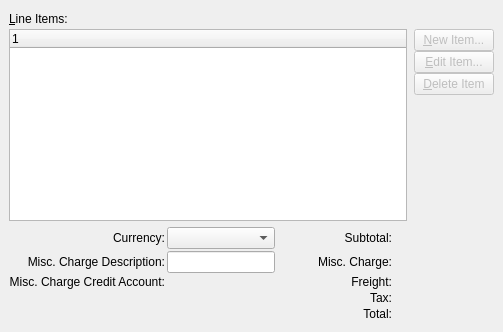
      <widget class="QWidget" name="_itemsTab" >
       <attribute name="title" >
        <string>Line Items</string>
       </attribute>
       <layout class="QVBoxLayout" >
        <property name="spacing" >
         <number>6</number>
        </property>
        <property name="leftMargin" >
         <number>9</number>
        </property>
        <property name="topMargin" >
         <number>9</number>
        </property>
        <property name="rightMargin" >
         <number>9</number>
        </property>
        <property name="bottomMargin" >
         <number>9</number>
        </property>
        <item>
         <layout class="QVBoxLayout" >
          <property name="spacing" >
           <number>0</number>
          </property>
          <property name="leftMargin" >
           <number>0</number>
          </property>
          <property name="topMargin" >
           <number>0</number>
          </property>
          <property name="rightMargin" >
           <number>0</number>
          </property>
          <property name="bottomMargin" >
           <number>0</number>
          </property>
          <item>
           <widget class="QLabel" name="_lineItemsLit" >
            <property name="sizePolicy" >
             <sizepolicy vsizetype="Fixed" hsizetype="Expanding" >
              <horstretch>0</horstretch>
              <verstretch>0</verstretch>
             </sizepolicy>
            </property>
            <property name="minimumSize" >
             <size>
              <width>0</width>
              <height>20</height>
             </size>
            </property>
            <property name="text" >
             <string>&amp;Line Items:</string>
            </property>
            <property name="buddy" >
             <cstring>_cmitem</cstring>
            </property>
           </widget>
          </item>
          <item>
           <layout class="QHBoxLayout" >
            <property name="spacing" >
             <number>7</number>
            </property>
            <property name="leftMargin" >
             <number>0</number>
            </property>
            <property name="topMargin" >
             <number>0</number>
            </property>
            <property name="rightMargin" >
             <number>0</number>
            </property>
            <property name="bottomMargin" >
             <number>0</number>
            </property>
            <item>
             <widget class="XTreeWidget" name="_cmitem" >
              <property name="sizePolicy" >
               <sizepolicy vsizetype="Expanding" hsizetype="Expanding" >
                <horstretch>0</horstretch>
                <verstretch>0</verstretch>
               </sizepolicy>
              </property>
             </widget>
            </item>
            <item>
             <layout class="QVBoxLayout" >
              <property name="spacing" >
               <number>0</number>
              </property>
              <property name="leftMargin" >
               <number>0</number>
              </property>
              <property name="topMargin" >
               <number>0</number>
              </property>
              <property name="rightMargin" >
               <number>0</number>
              </property>
              <property name="bottomMargin" >
               <number>0</number>
              </property>
              <item>
               <widget class="QPushButton" name="_new" >
                <property name="enabled" >
                 <bool>false</bool>
                </property>
                <property name="text" >
                 <string>&amp;New Item...</string>
                </property>
                <property name="shortcut" >
                 <string>Alt+N</string>
                </property>
               </widget>
              </item>
              <item>
               <widget class="QPushButton" name="_edit" >
                <property name="enabled" >
                 <bool>false</bool>
                </property>
                <property name="text" >
                 <string>&amp;Edit Item...</string>
                </property>
               </widget>
              </item>
              <item>
               <widget class="QPushButton" name="_delete" >
                <property name="enabled" >
                 <bool>false</bool>
                </property>
                <property name="text" >
                 <string>&amp;Delete Item</string>
                </property>
               </widget>
              </item>
              <item>
               <spacer>
                <property name="orientation" >
                 <enum>Qt::Vertical</enum>
                </property>
                <property name="sizeType" >
                 <enum>QSizePolicy::Expanding</enum>
                </property>
                <property name="sizeHint" >
                 <size>
                  <width>20</width>
                  <height>20</height>
                 </size>
                </property>
               </spacer>
              </item>
             </layout>
            </item>
           </layout>
          </item>
         </layout>
        </item>
        <item>
         <layout class="QGridLayout" >
          <property name="leftMargin" >
           <number>0</number>
          </property>
          <property name="topMargin" >
           <number>0</number>
          </property>
          <property name="rightMargin" >
           <number>0</number>
          </property>
          <property name="bottomMargin" >
           <number>0</number>
          </property>
          <property name="horizontalSpacing" >
           <number>2</number>
          </property>
          <property name="verticalSpacing" >
           <number>2</number>
          </property>
          <item row="0" column="0" >
           <widget class="QLabel" name="_currencyLit" >
            <property name="text" >
             <string>Currency:</string>
            </property>
            <property name="alignment" >
             <set>Qt::AlignRight|Qt::AlignTrailing|Qt::AlignVCenter</set>
            </property>
           </widget>
          </item>
          <item row="0" column="1" >
           <widget class="XComboBox" name="_currency" >
            <property name="type" >
             <enum>XComboBox::Currencies</enum>
            </property>
           </widget>
          </item>
          <item rowspan="6" row="0" column="2" >
           <spacer>
            <property name="orientation" >
             <enum>Qt::Horizontal</enum>
            </property>
            <property name="sizeType" >
             <enum>QSizePolicy::Expanding</enum>
            </property>
            <property name="sizeHint" >
             <size>
              <width>41</width>
              <height>20</height>
             </size>
            </property>
           </spacer>
          </item>
          <item row="0" column="3" >
           <widget class="QLabel" name="_subtotalLit" >
            <property name="text" >
             <string>Subtotal:</string>
            </property>
            <property name="alignment" >
             <set>Qt::AlignRight|Qt::AlignTrailing|Qt::AlignVCenter</set>
            </property>
           </widget>
          </item>
          <item row="0" column="4" >
           <widget class="CurrDisplay" name="_subtotal" >
            <property name="minimumSize" >
             <size>
              <width>100</width>
              <height>0</height>
             </size>
            </property>
           </widget>
          </item>
          <item row="1" column="0" >
           <widget class="QLabel" name="_miscChargeDescriptionLit" >
            <property name="text" >
             <string>Misc. Charge Description:</string>
            </property>
            <property name="alignment" >
             <set>Qt::AlignRight|Qt::AlignTrailing|Qt::AlignVCenter</set>
            </property>
           </widget>
          </item>
          <item row="1" column="1" >
           <widget class="XLineEdit" name="_miscChargeDescription" />
          </item>
          <item row="1" column="3" >
           <widget class="QLabel" name="_miscChargeAmountLit" >
            <property name="text" >
             <string>Misc. Charge:</string>
            </property>
            <property name="alignment" >
             <set>Qt::AlignRight|Qt::AlignTrailing|Qt::AlignVCenter</set>
            </property>
           </widget>
          </item>
          <item row="1" column="4" >
           <widget class="CurrCluster" name="_miscCharge" >
            <property name="allowNegative" >
             <bool>true</bool>
            </property>
            <property name="baseVisible" >
             <bool>false</bool>
            </property>
            <property name="currencyEditable" stdset="0" >
             <bool>false</bool>
            </property>
            <property name="currencyVisible" >
             <bool>false</bool>
            </property>
           </widget>
          </item>
          <item row="2" column="0" >
           <widget class="QLabel" name="_miscChargeAccountLit" >
            <property name="text" >
             <string>Misc. Charge Credit Account:</string>
            </property>
            <property name="alignment" >
             <set>Qt::AlignRight|Qt::AlignTrailing|Qt::AlignVCenter</set>
            </property>
           </widget>
          </item>
          <item row="2" column="1" >
           <widget class="GLCluster" name="_miscChargeAccount" />
          </item>
          <item row="2" column="3" >
           <widget class="QLabel" name="_freightLit" >
            <property name="text" >
             <string>Freight:</string>
            </property>
            <property name="alignment" >
             <set>Qt::AlignRight|Qt::AlignTrailing|Qt::AlignVCenter</set>
            </property>
           </widget>
          </item>
          <item row="2" column="4" >
           <widget class="CurrCluster" name="_freight" >
            <property name="baseVisible" >
             <bool>false</bool>
            </property>
            <property name="currencyEditable" stdset="0" >
             <bool>false</bool>
            </property>
            <property name="currencyVisible" >
             <bool>false</bool>
            </property>
           </widget>
          </item>
          <item row="3" column="3" >
           <widget class="XURLLabel" name="_taxLit" >
            <property name="text" >
             <string>Tax:</string>
            </property>
            <property name="alignment" >
             <set>Qt::AlignRight|Qt::AlignTrailing|Qt::AlignVCenter</set>
            </property>
           </widget>
          </item>
          <item row="3" column="4" >
           <widget class="CurrDisplay" name="_tax" />
          </item>
          <item row="4" column="3" >
           <widget class="QLabel" name="_totalLit" >
            <property name="text" >
             <string>Total:</string>
            </property>
            <property name="alignment" >
             <set>Qt::AlignRight|Qt::AlignTop|Qt::AlignTrailing</set>
            </property>
           </widget>
          </item>
          <item row="4" column="4" >
           <widget class="CurrCluster" name="_total" >
            <property name="currencyEditable" stdset="0" >
             <bool>false</bool>
            </property>
            <property name="currencyVisible" >
             <bool>false</bool>
            </property>
            <property name="enabled" >
             <bool>false</bool>
            </property>
           </widget>
          </item>
         </layout>
        </item>
       </layout>
      </widget>
